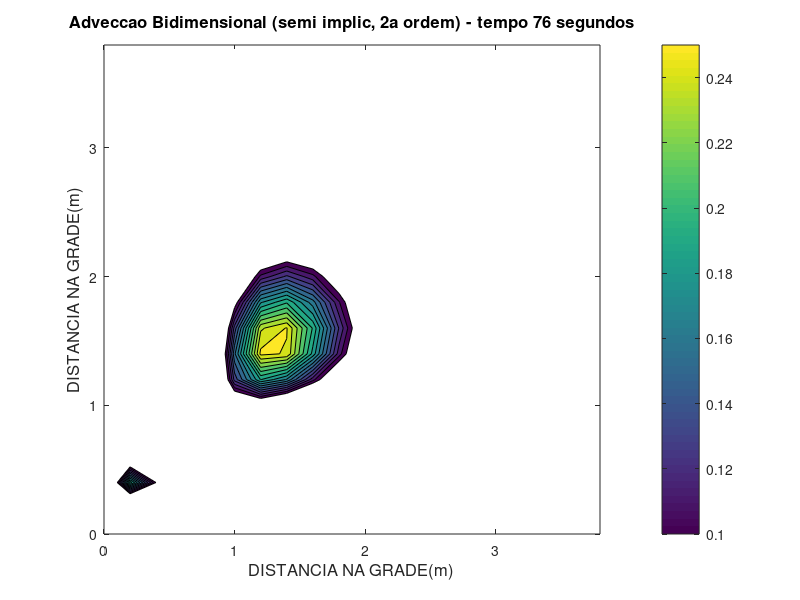

This figure's MATLAB source:
%%%%%%%%%%%%%%%%%%%%%%%%%%%%%%%%%%%%%%%%%%%%%%%%%%%%%%%%%%%%%%%%%%%%%%%
% Programa desenvolvivo para a Questão 2 da Lista 1 de exercícios da disciplina
% IOF814 - Modelos Numéricos Aplicados a Processos Costeiros e Estuarinos
% ministrada pelo Prof Joseph Harari, do Instituto Oceanográfico da USP.
%
% Para mais detalhes do desenvolvimento da discretização, pode ser conferido
% na solução da Lista, em IOF814/Lista1/outputs/Lista1_IOF814.pdf
%
%%%%%%%%%%%%%%%%%%%%%%%%%%%%%%%%%%%%%%%%%%%%%%%%%%%%%%%%%%%%%%%%%%%%%%%
clear all; close all;

% definindo os parametros iniciais do modelo
jmax=20;         % numero de celulas em x
kmax=20;         % numero de celulas em y
nmax=80;         % periodo de simulacao em segundos
pmax=kmax*jmax;  % quantidade de pontos total
u=0.3;           % componente u da velocidade
v=0.8;           % componente v da velocidade

% criar vetores das componentes da corrente variando no tempo
a=1;b=0.1;
u=(b-1).*rand(nmax,1) +a;
v=(b-1).*rand(nmax,1) +a;

dx=5;            % passo de espaco em x
dy=5;            % passo de espaco em y
dt=1;            % passo de tempo em s

freqplo=5;       % frequencia de plot

xgrid=((1:jmax)-1)/dx;
ygrid=((1:kmax)-1)/dy;

kdesp=2:2;
jdesp=2:2;      % posicao de despejo
conc=1;         % concentracao de despejo total

concorte=0.1;  % concentracao limite de corte

% Definicao das condicoes iniciais e inicializacao das matrizes de dado
fren=zeros(pmax,1);         % funcao de nivel n+1 (renovado)
fatu=zeros(pmax,1);         % funcao de nível n (atual)
fdes=zeros(kmax,jmax);      % funcao de despejo
faux=zeros(pmax,1);         % funcao auxiliar
grid=zeros(kmax,jmax);      % grade
d=zeros(pmax,1);            % definicao do vetor d para os termos f(n+1)
A=zeros(pmax);              % definicao da matriz A para os coeficientes
fdes(kdesp,jdesp)=conc;     % condicao inicial de despejo

% como fdesp e 2D, precisamos passar para 1D
for ii = 1:kmax
   faux(jmax*(ii-1)+1:jmax*ii) = fdes(ii,:);
end
fatu=fatu+faux;
fant=fatu;

% para popular a matriz A com as diagonais principais preenchidas pelos
% coeficientes determinados durante a discretizacao, fazemos:

% determinando os indices do contorno
inferiorBoundary=2:jmax-1;
superiorBoundary=pmax-jmax+2:pmax-1;
leftBoundary=find(rem(1:pmax,jmax)==0);
rightBoundary=find(rem(0:pmax-1,jmax)==0);

% concatenando todos os indices referentes ao contorno
contorno=cat(2,inferiorBoundary,superiorBoundary,leftBoundary,rightBoundary);

% pegando todos os indices que nao sao referentes aos contornos
interior=setdiff(1:pmax,contorno);



contplo=0;                  % contador de plotagem

% LOOP NO TEMPO
% CONDICOES DE CONTORNO
% FORMULA DE RECORRENCIA
% PLOTAGEM (PRESSIONE ENTER PARA EVOLUIR NO TEMPO)
% EVOLUCAO NO TEMPO DAS VARIAVEIS
for n=2:nmax
  tempo=n*dt;
  contplo=contplo+1;        % iteracao no contador

  % formula de recorrencia
  % CALCULOS INICIAIS
  qu = u(n)/(4*dx);
  qv = v(n)/(4*dy);

  for ii=1:pmax
    if ii~=contorno
        A(ii,ii)=1/2*dt;      % coef de f^{n+1}_{j,k}
        A(ii,ii+1)=qu;        % coef de f^{n+1}_{j+1,k}
        A(ii,ii-1)=-qu;       % coef de f^{n+1}_{j-1,k}
        A(ii,ii+jmax)=qv;     % coef de f^{n+1}_{j,k+1}
        A(ii,ii-jmax)=-qv;    % coef de f^{n+1}_{j,k-1}
    else
        A(ii,ii)=1;           % condicao de contorno rigida
    end
  end

  d(interior) = 0.5*fant(interior)/dt - qu*fatu(interior+1) + ...
                qu*fatu(interior-1) - qv*fatu(interior+jmax) + ...
                qv*fatu(interior-jmax);

  % resolver o sistema linear
  fren=linsolve(A,d);

  if(contplo==freqplo)
    contplo=0;
    maxconc=max(fren);

    % convertendo o vetor para matriz
    plt=zeros(kmax,jmax);
    for ii=1:kmax
        res(ii,:)=fren(jmax*(ii-1)+1:jmax*ii);
    end
    contourf(xgrid,ygrid,res,[concorte:0.01:maxconc]);
    grid;
    axis([xgrid(1) xgrid(jmax) ygrid(1) ygrid(kmax)]);
    colorbar
    title(['Adveccao Bidimensional (semi implic, 2a ordem) - tempo ',...
        num2str(tempo),' segundos'],'fontsize',12);
    xlabel('DISTANCIA NA GRADE(m)','fontsize',12);
    ylabel('DISTANCIA NA GRADE(m)','fontsize',12);
    pause(0.01);
  end

  fant=fatu;
  fatu=fren;

end
